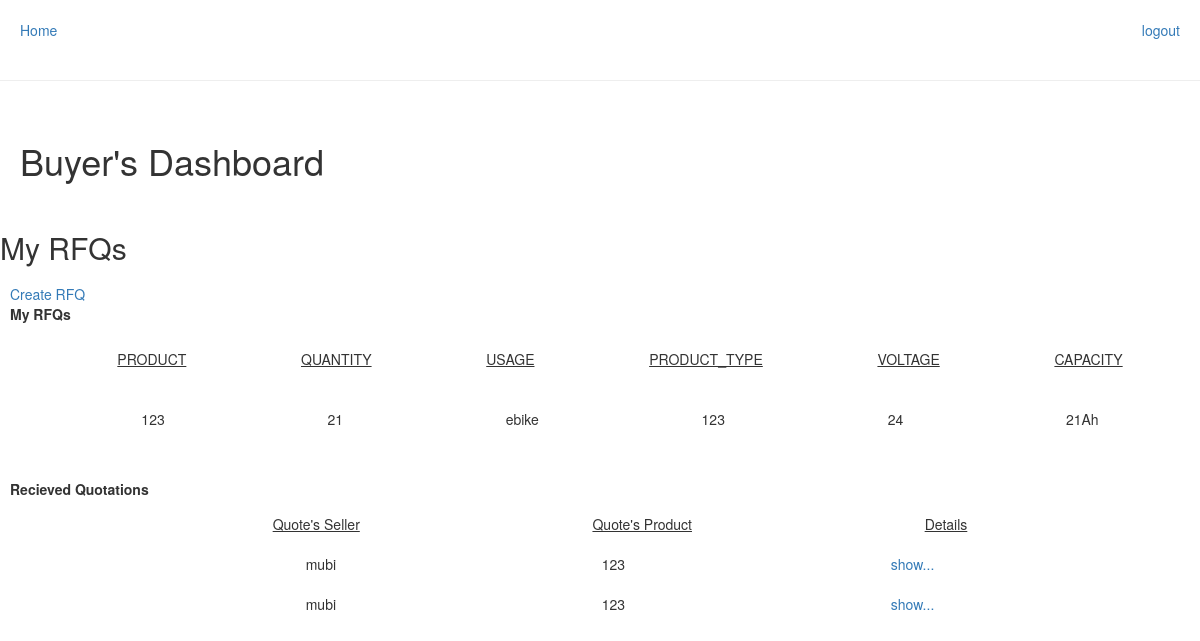
/ (signed in), run on the app's committed database.
### app.py (models this page shows, shortened)
class RFQ(db.Model):
    __tablename__ = 'rfq'
    rfq_id = db.Column('rfqId', db.Integer, primary_key=True, autoincrement=True,unique=True)
    buyer = db.Column(' requesteduser_id', db.Integer, db.ForeignKey("buyer.user_id"), nullable=False)
    product_name = db.Column('productName',db.String(45),nullable=False)
    quantity = db.Column('quantity', db.Integer, nullable=False)
    usage = db.Column('usage', db.String(45), nullable=False)
    product_type = db.Column('productType', db.String(45), nullable=False)
    voltage = db.Column('voltage', db.Integer, nullable=False)
    capacity = db.Column('capacity', db.Integer, nullable=False)
    def to_json(self):
        return {
            'rfq_id' 		: self.rfq_id,
            'buyer' 		: self.buyer,
            'product' 		: self.product_name,
            'quantity' 		: self.quantity,
            'usage' 		: self.usage,
            'product_type' 	: self.product_type,
            'voltage' 		: self.voltage,
            'capacity' 		: self.capacity
        }

class Seller(db.Model):
    __tablename__ = 'seller'
    user_id = db.Column('user_id', db.Integer, primary_key=True, autoincrement=True, unique=True)
    username = db.Column('username', db.String(45), nullable=False)
    password = db.Column('password', db.String(15), nullable=False)
    email = db.Column('email', db.String(45), unique=True, nullable=False)
    product = db.Column('product', db.ForeignKey("product.productId"), nullable=True)
    def to_json(self):
        if self.product:
            return {
                'user_id'   :	self.user_id,
                'username' 	:	self.username,
                'password' 	:	self.password,
                'email' 	:	self.email,
                'product' 	:	self.product
            }

### app.py (the view, shortened to what this page needs)
@app.route('/', methods=['GET', 'POST'])
def home():
    if not session.get('logged_in'):
        return render_template('index.html')
    else:
        user = str(session.get('user_id'))
        all_sellers = [str(x.to_json()['user_id'])+str(x.to_json()['username']) for x in  Seller.query.all()]
        all_buyers = [str(x.to_json()['user_id'])+str(x.to_json()['username']) for x in  Buyer.query.all()]
        if user in all_buyers:
            try:
                rfqs = [x.to_json() for x in RFQ.query.filter_by(buyer=user[0] ) ]
            except Exception as e:
                print(e)
                rfqs = []
            try:
                quotations = [(x.to_json()['seller'],x.to_json()['quotation_id'],x.to_json()['product']) for x in Quotation.query.filter_by( buyer=user[0] )]
                quotations = [(int(x[0][0]),x[0][1:],x[1],x[2]) for x in quotations]
            except Exception as e:
                print(e)
                quotations = []
            return render_template('buyerDashboard.html', rfqLenght=len(rfqs), rfqs=rfqs, quotations=quotations, quotsLenght=len(quotations))
        else:
            session['logged_in'] = False
            return render_template('index.html')

### app.py (called while the page is built)
    def to_json(self):
        return {
            'user_id':	self.user_id,
            'username': self.username,
            'password':	self.password,
            'email': self.email
        }

### templates/buyerDashboard.html (shortened to what this page needs)
{% extends "base.html" %}
{% block content %}
    <div class="form-header-group  header-large">
        <div class="header-text httal htvam">
          <h1  class="form-header" data-component="header">
            Buyer's Dashboard
          </h1>
        </div>
      </div>
      <h2>My RFQs</h2>
      <div>
        <a href="/RFQ/post">Create RFQ</a> <br>
       <label for="rfqs">My RFQs</label>
      <ol>
        <li style="display:flex;justify-content: space-around;padding: 10px;text-transform: uppercase;text-decoration: underline;">
          <div>product</div>
          <div>quantity</div>
          <div>usage</div>
          <div>product_type</div>
          <div>voltage</div>
          <div>capacity</div>
        </li>
        {%for i in range(0, rfqLenght)%}
          <li style="display:flex;justify-content: space-around;padding: 10px; ">
            <div>{{rfqs[i]['product']}} </div>
            <div>{{rfqs[i]['quantity']}} </div>
            <div>{{rfqs[i]['usage']}} </div>
            <div>{{rfqs[i]['product_type']}} </div>
            <div>{{rfqs[i]['voltage']}} </div>
            <div>{{rfqs[i]['capacity']}} </div>
          </li>
        {%endfor%}
      </ol>
      </div>
      <div>
        <label for="quotations">Recieved Quotations</label>
       <ol>
        <li style="text-decoration: underline;">
          <div>Quote's Seller</div>
          <div>Quote's Product</div>
          <div>Details</div>
        </li>
         {%for i in range(0, quotsLenght)%}
           <li>
             <div>{{quotations[i][1]}}</div>
             <div>{{quotations[i][3]}}</div>
             <div> <a href="/{{quotations[i][2]}}/quote">show...</a></div>
           </li>
         {%endfor%}
       </ol>
       </div>
{% endblock %}

### templates/base.html (shortened to what this page needs)
<html>
<head>
  <link rel="stylesheet" href="https://cdnjs.cloudflare.com/ajax/libs/meyer-reset/2.0/reset.min.css">
  <link rel="stylesheet" href="https://maxcdn.bootstrapcdn.com/bootstrap/3.3.7/css/bootstrap.min.css"
>
  <link rel="stylesheet" href="https://maxcdn.bootstrapcdn.com/bootstrap/3.3.7/css/bootstrap-theme.min.css"
>
</head>
<body>
  <div style="display: flex;justify-content: space-between;">
    <div><a href="/">Home</a></div>
    <div> <a href="/logout" data-toggle="modal" data-target="#logoutModal">logout</a></div>
  </div>
  <hr>
  {% block content %}{% endblock %}
</body>
</html>

### templates/buyerDashboard.html (style rules this page uses)
li { display: flex; justify-content: space-evenly; }

### templates/base.html (style rules this page uses)
div { padding: 10px; }

### data on the page
RFQ: productName "123", usage "ebike", productType "123", capacity "21Ah"
Seller: quotations "mubi", quotations "123"

### other printed values
{{ rfqs[i]['quantity'] }} "21"
{{ rfqs[i]['voltage'] }} "24"
